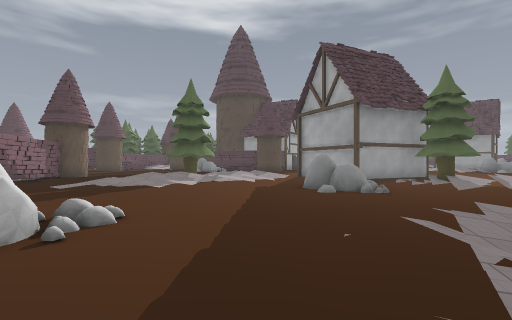
[1] (above)

24 first-person views from a walk through a Godot game level. The camera is 1.5 m above the floor, looks level and sees 85° across. The floor is counted in squares, 2 m on a side. Each view is taken from the middle of a square. On the plan, view 1 faces up. The plan holds only what a view shows up to about 10 squares ahead; the rest is blank. The place goes on beyond the plan. Some surface patterns are stand-ins.

[2]
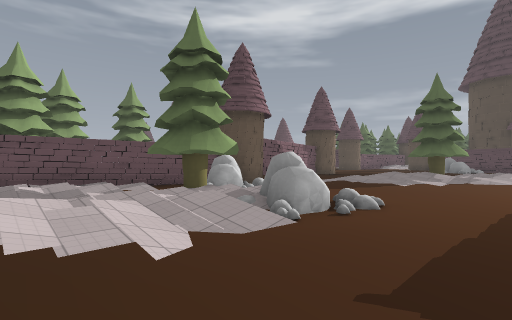

[3]
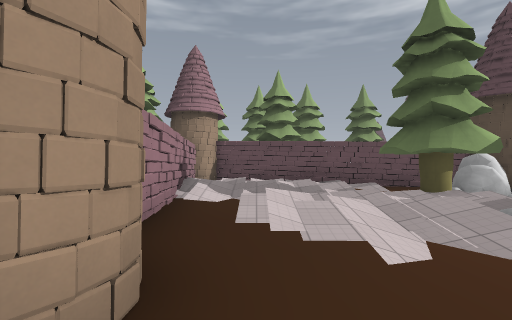

[4]
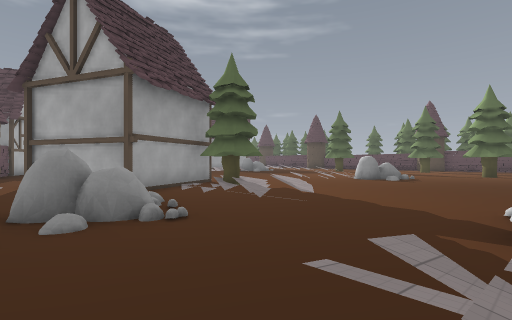

[5]
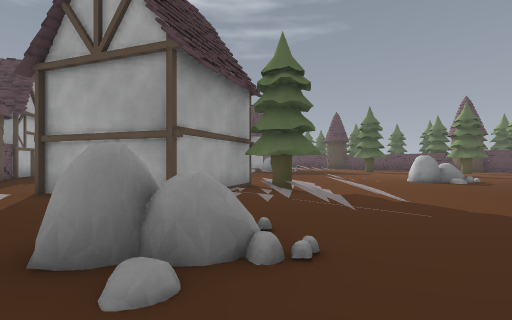

[6]
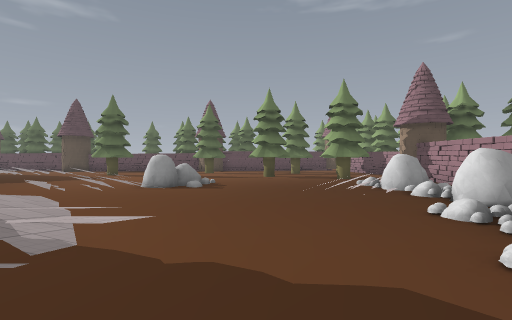

[7]
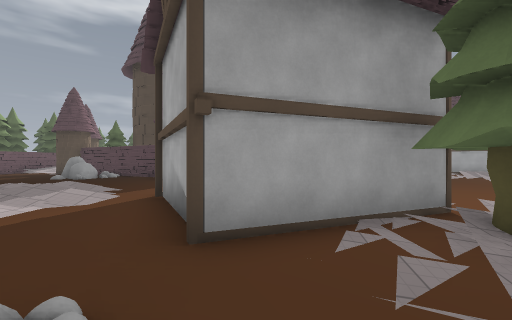

[8]
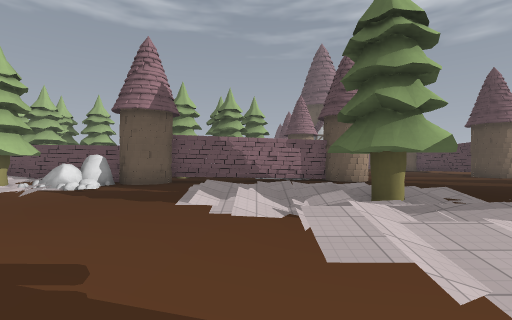

[9]
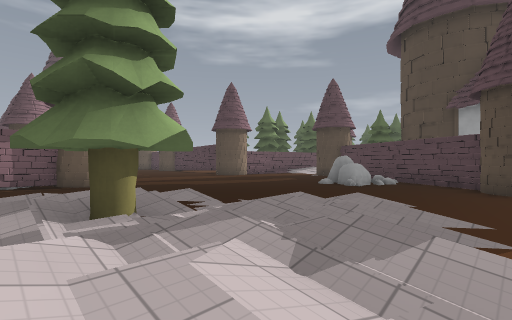

[10]
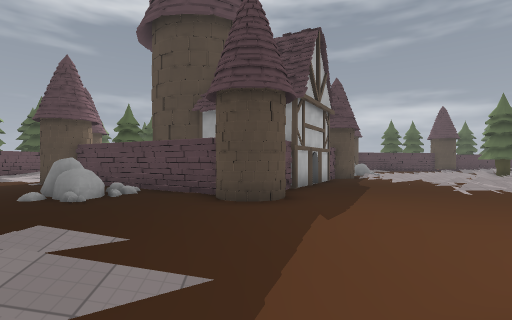

[11]
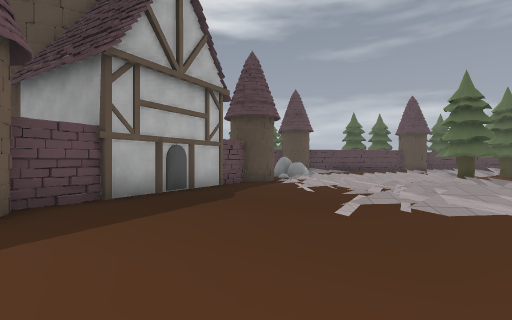

[12]
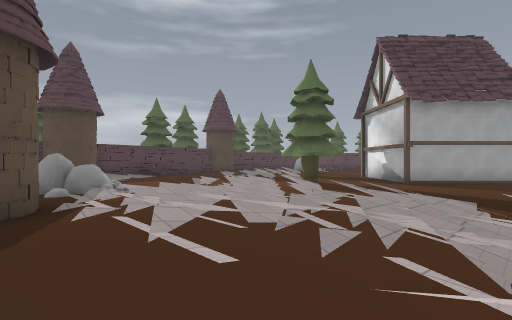

[13]
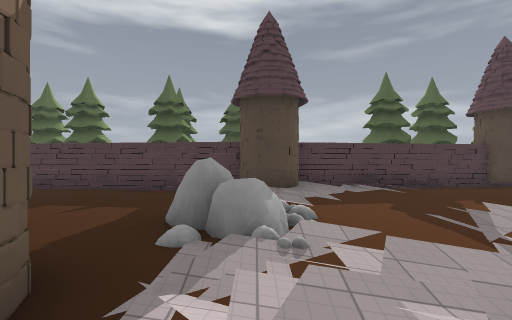

[14]
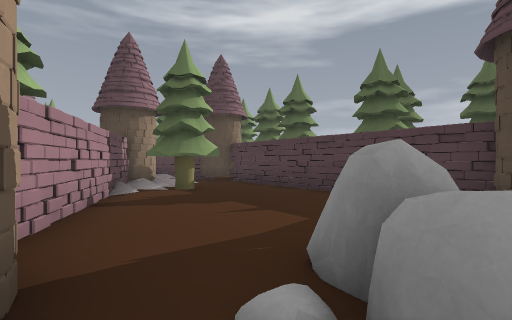

[15]
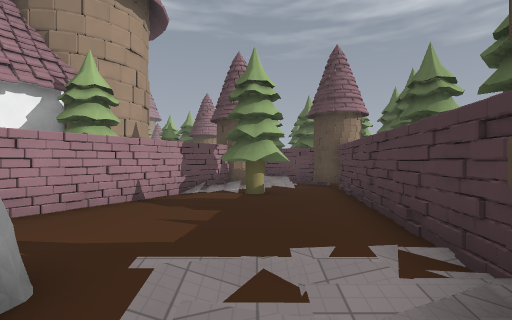

[16]
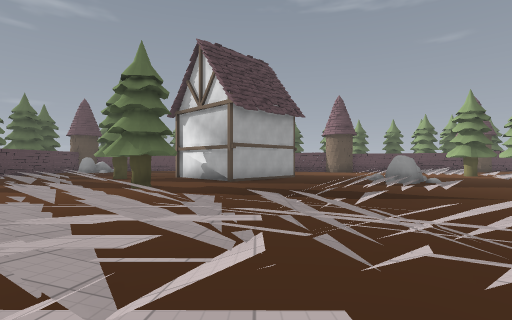

[17]
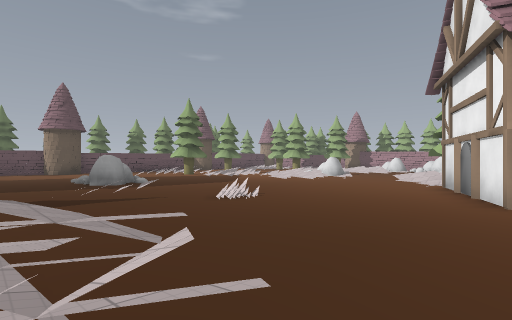

[18]
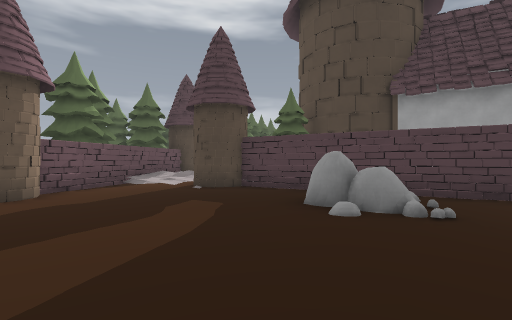

[19]
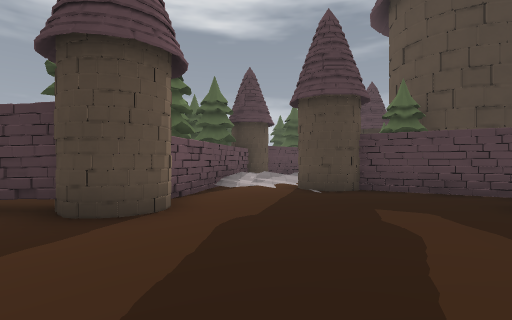

[20]
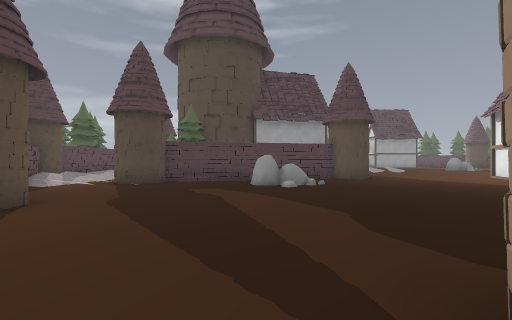

[21]
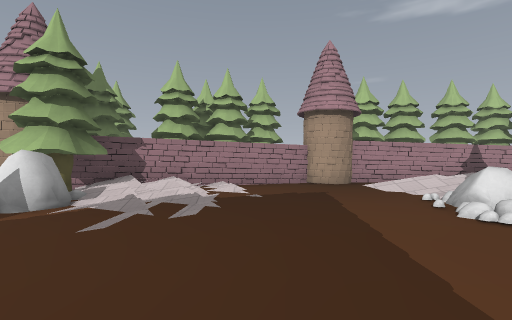

[22]
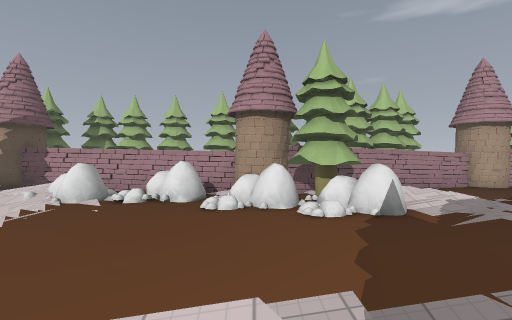

[23]
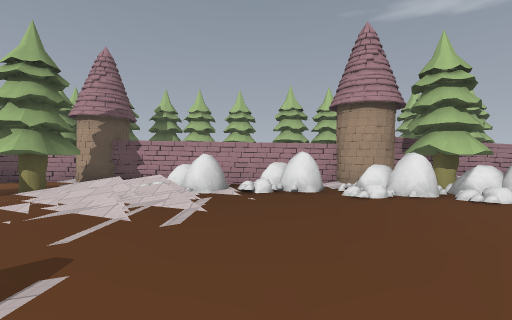

[24]
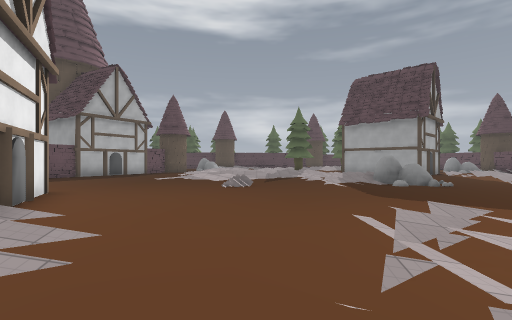

### Floor plan
Key: @ floor where view 1 was taken; # wall or solid block; x gap in a wall; . main floor; : floor 0.25 m higher than the main floor; + floor 0.5 m higher than the main floor; / step, stairs or slope; = window, fence, low wall or low ledge; ^ raised ledge; H house; T tower; O other object.
Columns run from 10 left of view 1 to 15 right of it. Each row starts with its distance up from view 1.
 33         ######     #######
 32         #....#######//...
 31         :........##....../
 30         T/#......//.....//
 29          #.............../
 28          ###....#=...:/..:
 27            ##...==...//.//
 26         TTT ###T..:..:# .
 25  #//   T  TH  T#./:../##..
 24  #+/   T   TH #..//:.//...
 23 ##//    T HT #...://///..H
 22 #..TT## THH  H...////://..
 21 #.....##  HH#.....//:///..
 20 #.......##.##....://///::/
 19 T.....#=#.##.....////../:/
 18 ......#=...T......./...//:
 17 .................../....#^
 16 ...................OO...==
 15 ..........................
 14 ........:/.... H..........
 13 ..#..././:/.H   H.........
 12   #. :. /://.   H........
 11   #. /:##+//.H  H/...../.
 10   #.../:://...HH# :...::.
  9   #..:///.......##/:..///
  8   #..///....##../+/...#
  7   #.........==...//...#=
  6   ##.....................
  5   ##..................:./
  4   ###=......./.......::/.
  3   #.##/==..././#:...../:./
  2  ##. #x==...://###=...///#
  1  #././//.....:/#######^:/#
  0  #::.:://.@.//+#   ##==..
 -1 ##///://....####    ######
 -2 #.:://..#####
 -3 #########

Where each view was taken, in squares from view 1:
view 1: 0 up, 0 right, facing up
view 2: 1 down, 0 right, facing up-left
view 3: 1 down, 0 right, facing left
view 4: 3 up, 1 right, facing up-right
view 5: 5 up, 1 right, facing up-right
view 6: 5 up, 4 right, facing right
view 7: 7 up, 4 right, facing up
view 8: 9 up, 2 right, facing left
view 9: 10 up, 1 right, facing up-left
view 10: 12 up, 1 right, facing up
view 11: 15 up, 5 right, facing up
view 12: 20 up, 5 right, facing up-right
view 13: 24 up, 7 right, facing up
view 14: 26 up, 7 right, facing up-left
view 15: 30 up, 8 right, facing left
view 16: 22 up, 5 right, facing right
view 17: 20 up, 5 right, facing down-right
view 18: 14 up, 5 left, facing up
view 19: 15 up, 8 left, facing up
view 20: 13 up, 10 left, facing up-right
view 21: 7 up, 1 right, facing down
view 22: 8 up, 7 right, facing down
view 23: 8 up, 10 right, facing down
view 24: 8 up, 10 right, facing up
